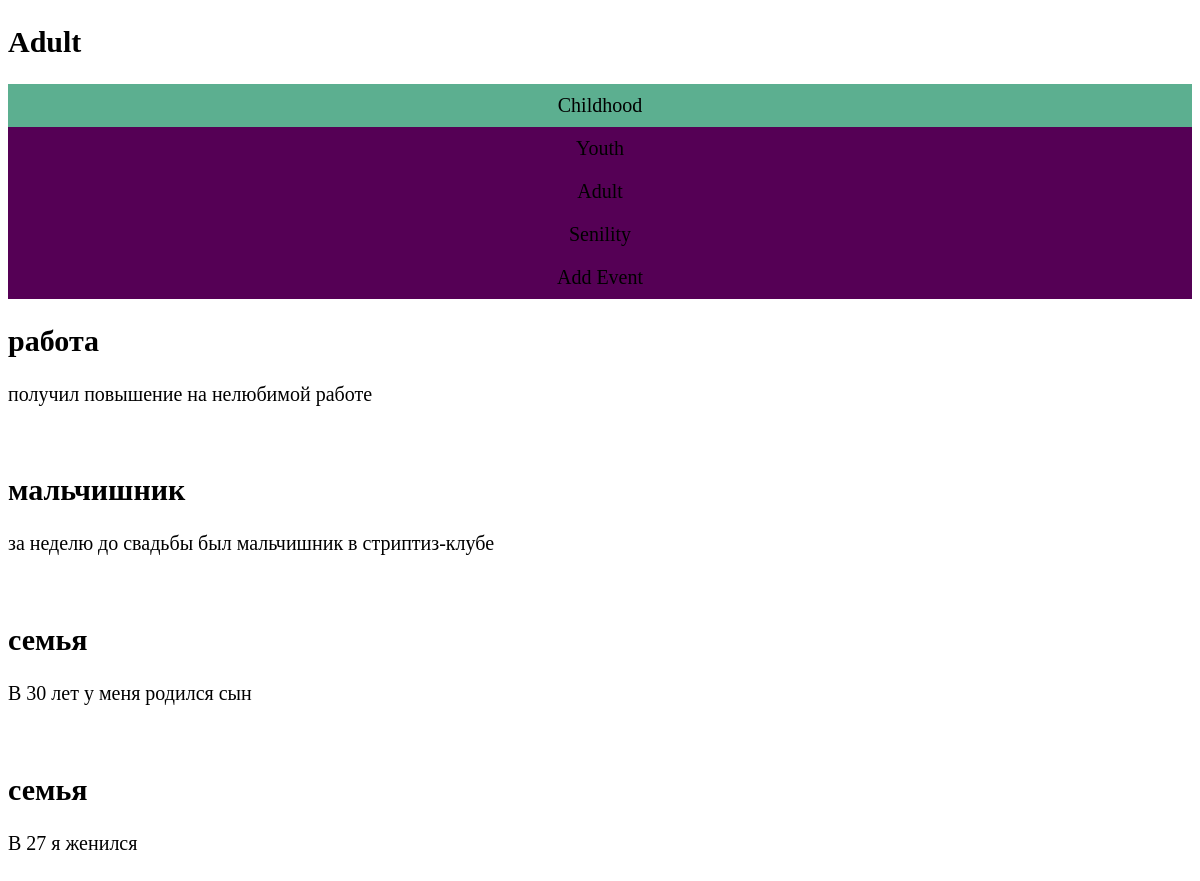
Screenshot of /adult/ with the database file from the repository.
### life/models.py (models this page shows, shortened)
class Events(models.Model):
    title = models.CharField(max_length=20)
    content = models.TextField(max_length=200)
    published = models.DateTimeField(auto_now_add=True)
    period = models.ForeignKey('Period', on_delete=models.PROTECT)
    class Meta:
        verbose_name = 'Событие'
        verbose_name_plural = 'События'
        ordering = ['-published']

### life/views.py (the view)
# urls.py: path('adult/', adult),
def adult(request):
    data = Events.objects.filter(period__name='Adult')
    return render(request, 'life/adult.html', {"data": data})

### life/templates/life/adult.html
{% extends "life/common.html" %}
{% block header %}
     <h2>Adult</h2>
{% endblock %}
{% block content %}
    {% for new in data %}
        <h2>{{ new.title }}</h2>
        <p>{{ new.content }}</p>
        <br>
    {% endfor %}
{% endblock %}

### life/templates/life/common.html (style rules this page uses)
body { font-size: 20px; }

### rows the page displays
Events: title "работа", content "получил повышение на нелюбимой работе"
Events: title "мальчишник", content "за неделю до свадьбы был мальчишник в стриптиз-клубе"
Events: title "семья", content "В 30 лет у меня родился сын"
Events: title "семья", content "В 27 я женился"
